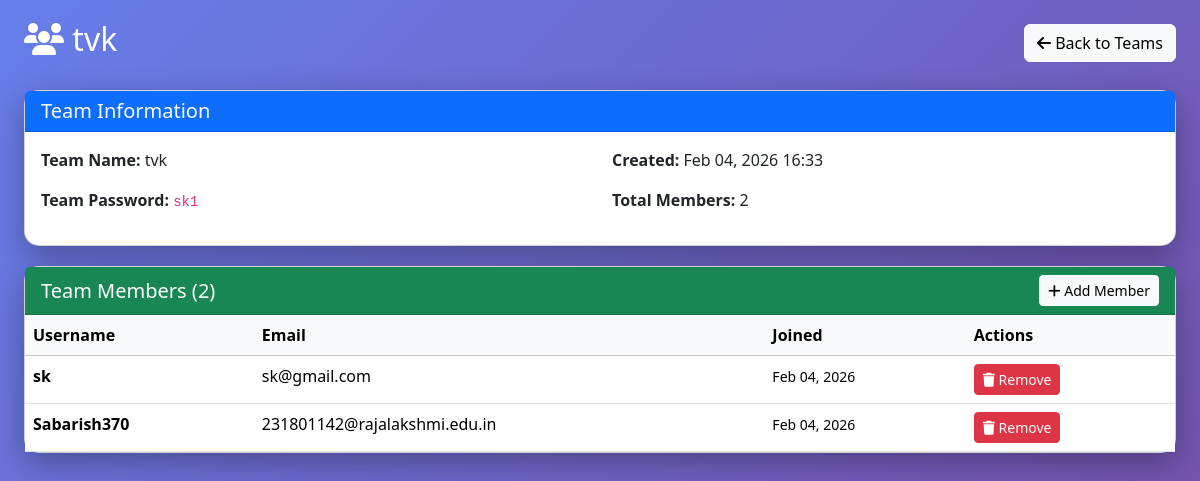
Page /admin-panel/teams/6/ (signed in) on the committed database.
### game/models.py (models this page shows, shortened)
class Team(models.Model):
    team_name = models.CharField(max_length=100, unique=True)
    team_password = models.CharField(max_length=100)
    created_at = models.DateTimeField(auto_now_add=True)
    created_by = models.ForeignKey(User, on_delete=models.CASCADE, related_name='created_teams')

class TeamMember(models.Model):
    team = models.ForeignKey(Team, on_delete=models.CASCADE, related_name='members')
    user = models.OneToOneField(User, on_delete=models.CASCADE, related_name='team_membership')
    username = models.CharField(max_length=100)
    email = models.EmailField()
    joined_at = models.DateTimeField(auto_now_add=True)
    class Meta:
        unique_together = ['team', 'user']

### game/views.py (the view, shortened to what this page needs)
# urls.py: path('admin-panel/teams/<int:team_id>/', views.admin_team_detail, name='admin_team_detail'),
@user_passes_test(is_superuser)
def admin_team_detail(request, team_id):
    team = get_object_or_404(Team, id=team_id)
    members = team.members.all()
    context = {'team': team, 'members': members}
    return render(request, 'admin_team_detail.html', context)

### game/views.py (called while the page is built)
def is_superuser(user):
    return user.is_superuser

### game/templates/admin_team_detail.html (shortened to what this page needs)
<!DOCTYPE html>
<html lang="en">
<head>
    <link href="https://cdn.jsdelivr.net/npm/bootstrap@5.3.2/dist/css/bootstrap.min.css" rel="stylesheet">
    <link href="https://cdnjs.cloudflare.com/ajax/libs/font-awesome/6.4.0/css/all.min.css" rel="stylesheet">
</head>
<body>
    <div class="container-fluid px-4">
        <div class="d-flex justify-content-between align-items-center mb-4">
            <h2 class="text-white"><i class="fas fa-users"></i> {{ team.team_name }}</h2>
            <a href="{% url 'admin_teams' %}" class="btn btn-light">
                <i class="fas fa-arrow-left"></i> Back to Teams
            </a>
        </div>
        <div class="card">
            <div class="card-header bg-primary text-white">
                <h5 class="mb-0">Team Information</h5>
            </div>
            <div class="card-body">
                <div class="row">
                    <div class="col-md-6">
                        <p><strong>Team Name:</strong> {{ team.team_name }}</p>
                        <p><strong>Team Password:</strong> <code>{{ team.team_password }}</code></p>
                    </div>
                    <div class="col-md-6">
                        <p><strong>Created:</strong> {{ team.created_at|date:"M d, Y H:i" }}</p>
                        <p><strong>Total Members:</strong> {{ members.count }}</p>
                    </div>
                </div>
            </div>
        </div>
        <div class="card">
            <div class="card-header bg-success text-white d-flex justify-content-between align-items-center">
                <h5 class="mb-0">Team Members ({{ members.count }})</h5>
                <button class="btn btn-light btn-sm" data-bs-toggle="modal" data-bs-target="#addMemberModal">
                    <i class="fas fa-plus"></i> Add Member
                </button>
            </div>
            <div class="card-body p-0">
                <table class="table table-hover mb-0">
                    <thead class="table-light">
                        <tr>
                            <th>Username</th>
                            <th>Email</th>
                            <th>Joined</th>
                            <th>Actions</th>
                        </tr>
                    </thead>
                    <tbody>
                        {% for member in members %}
                        <tr>
                            <td><strong>{{ member.username }}</strong></td>
                            <td>{{ member.email }}</td>
                            <td><small>{{ member.joined_at|date:"M d, Y" }}</small></td>
                            <td>
                                <form method="post" style="display:inline;">
                                    <button type="submit" class="btn btn-sm btn-danger" onclick="return confirm('Remove this member?')">
                                        <i class="fas fa-trash"></i> Remove
                                    </button>
                                </form>
                            </td>
                        </tr>
                        {% empty %}
                        <tr>
                            <td colspan="4" class="text-center text-muted">No members yet</td>
                        </tr>
                        {% endfor %}
                    </tbody>
                </table>
            </div>
        </div>
    </div>
</body>
</html>

### game/templates/admin_team_detail.html (style rules this page uses)
body { background: linear-gradient(135deg, #667eea 0%, #764ba2 100%); min-height: 100vh; padding-top: 20px; }
.card { border-radius: 15px; box-shadow: 0 10px 30px rgba(0,0,0,0.3); background: white; margin-bottom: 20px; }

### rows in the picture
Team: team_name "tvk", team_password "sk1", created_at "Feb 04, 2026 16:33", count "2"
TeamMember: username "sk", email "sk@gmail.com", joined_at "Feb 04, 2026"
TeamMember: username "Sabarish370", email "231801142@rajalakshmi.edu.in", joined_at "Feb 04, 2026"

### other values in the picture
{{ members.count }} "2"
